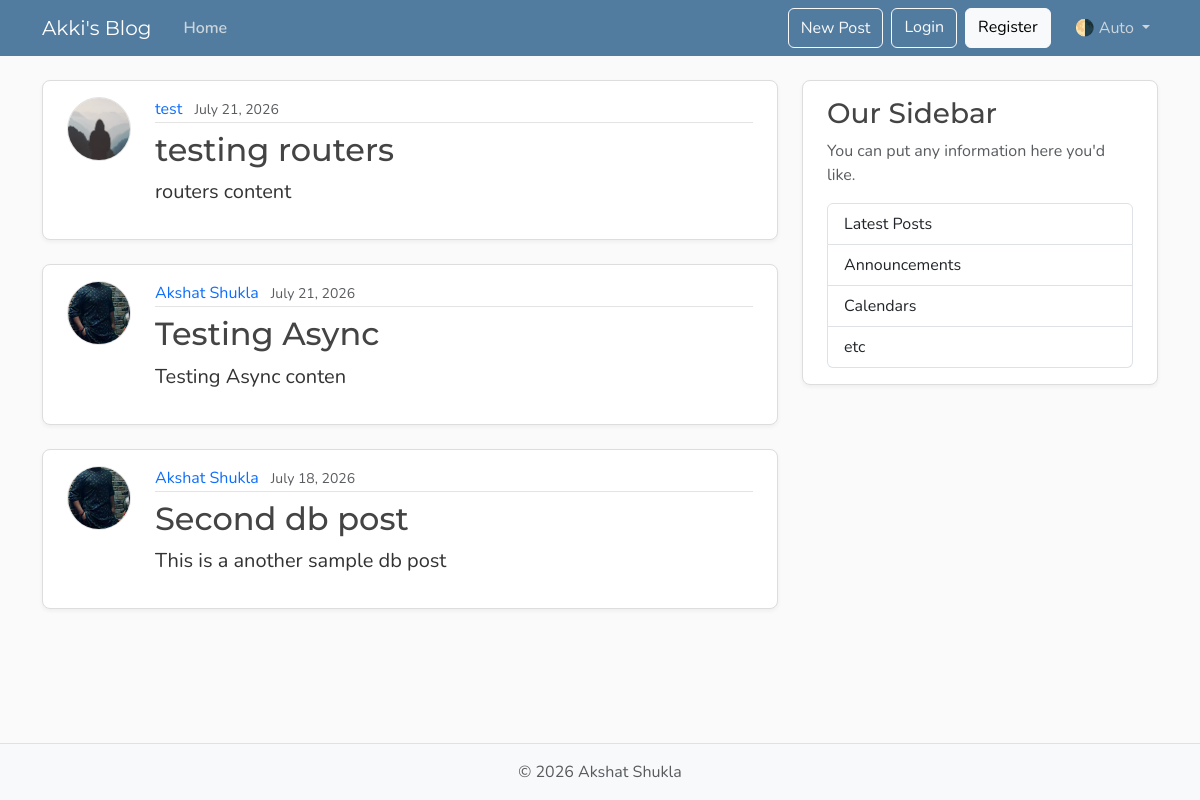
Page /posts on the earlier database version.
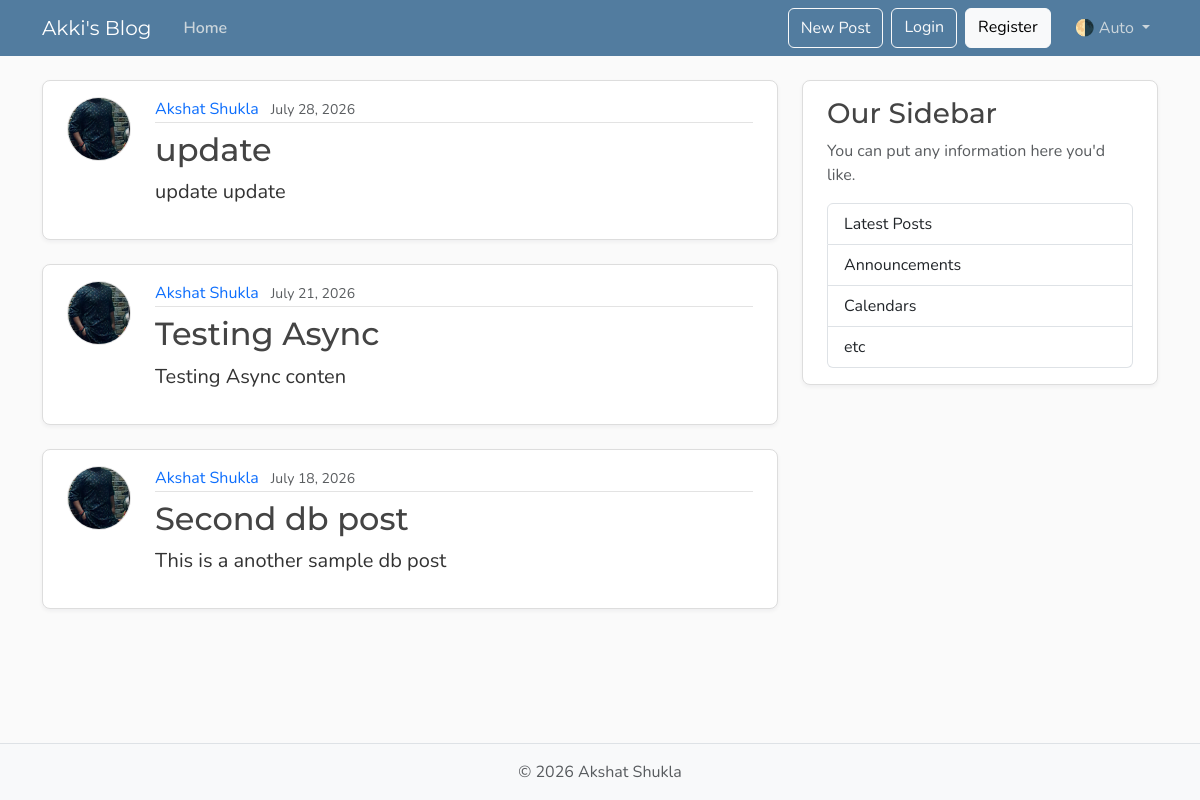
Same page on the later database version.
### models.py (models this page shows, shortened)
class Post(Base):
    __tablename__ = "posts"
    id: Mapped[int] = mapped_column(Integer, primary_key=True, index=True)
    title: Mapped[str] = mapped_column(String(100), nullable=False)
    content: Mapped[str] = mapped_column(Text, nullable=False)
    user_id: Mapped[int] = mapped_column(
        ForeignKey("users.id"),
        nullable=False,
        index=True,
    )
    date_posted: Mapped[datetime] = mapped_column(
        DateTime(timezone=True),
        default=lambda: datetime.now(UTC),
    )
    author: Mapped[User] = relationship(back_populates="posts")

class User(Base):
    __tablename__ = "users"
    id: Mapped[int] = mapped_column(Integer, primary_key=True, index=True)
    username: Mapped[str] = mapped_column(String(50), unique=True, nullable=False)
    email: Mapped[str] = mapped_column(String(120), unique=True, nullable=False)
    image_file: Mapped[str | None] = mapped_column(
        String(200),
        nullable=True,
        default=None,
    )
    posts: Mapped[list[Post]] = relationship(back_populates="author",cascade="all,delete-orphan",
    )

### main.py (the view)
@app.get("/", include_in_schema=False, name="home")
@app.get("/posts", include_in_schema=False, name="posts")
async def home(request: Request, db: Annotated[AsyncSession, Depends(get_db)]):
    result = await db.execute(
        select(models.Post).options(selectinload(models.Post.author)).order_by(models.Post.date_posted.desc()),
    )
    posts = result.scalars().all()
    return templates.TemplateResponse(
        request,
        "home.html",
        {"posts": posts, "title": "Home"},
    )

### templates/home.html
{% extends "layout.html" %}
{% block content %}
    {% for post in posts %}
        <article class="content-section py-3 px-4 mb-4">
            <div class="d-flex align-items-start gap-4">
                <img class="rounded-circle article-img flex-shrink-0"
                     src="{{ post.author.image_path }}"
                     alt="{{ post.author.username }}'s profile picture"
                     width="64"
                     height="64"
                     loading="lazy">
                <div class="flex-grow-1">
                    <div class="article-metadata mb-2">
                        <a class="me-2"
                           href="{{ url_for("user_posts", user_id=post.author.id) }}">{{ post.author.username }}</a>
                        <small class="text-body-secondary">{{ post.date_posted.strftime("%B %d, %Y") }}</small>
                    </div>
                    <h2>
                        <a class="article-title"
                           href="{{ url_for("post_page", post_id=post.id) }}">{{ post.title }}</a>
                    </h2>
                    <p class="article-content">{{ post.content }}</p>
                </div>
            </div>
        </article>
    {% endfor %}
{% endblock content %}

### templates/layout.html (shortened to what this page needs)
<!DOCTYPE html>
<html lang="en">
  <head>
    <link href="https://cdn.jsdelivr.net/npm/bootstrap@5.3.8/dist/css/bootstrap.min.css"
          rel="stylesheet"
>
    <link rel="stylesheet"
          type="text/css"
          href="{{ url_for("static", path='css/main.css') }}">
  </head>
  <body class="d-flex flex-column min-vh-100">
    <header class="site-header">
      <nav class="navbar navbar-expand-md bg-steel fixed-top"
           data-bs-theme="dark">
        <div class="container">
          <a class="navbar-brand me-4" href="{{ url_for("home") }}">Akki's Blog</a>
          <div class="collapse navbar-collapse" id="navbarToggle">
            <div class="navbar-nav me-auto">
              <a class="nav-link active"
                 aria-current="page"
                 href="{{ url_for("home") }}">Home</a>
            </div>
            <div class="navbar-nav">
              <button class="btn btn-outline-light mb-2 mb-md-0 me-md-2"
                      type="button"
                      data-bs-toggle="modal"
                      data-bs-target="#createPostModal">New Post</button>
              <a class="btn btn-outline-light mb-2 mb-md-0 me-md-2" href="#">Login</a>
              <a class="btn btn-light mb-2 mb-md-0 me-md-3" href="#">Register</a>
              <div class="nav-item dropdown">
                <a class="nav-link dropdown-toggle"
                   href="#"
                   role="button"
                   id="bd-theme"
                   data-bs-toggle="dropdown"
                   aria-expanded="false">
                  <span id="bd-theme-text">🌗 Auto</span>
                </a>
              </div>
            </div>
          </div>
        </div>
      </nav>
    </header>
    <main role="main" class="container">
      <div class="row">
        <div class="col-md-8">
          {% block content %}
          {% endblock content %}
        </div>
        <aside class="col-md-4">
          <div class="content-section py-3 px-4 mb-4">
            <h3>Our Sidebar</h3>
            <p class="text-body-secondary">You can put any information here you'd like.</p>
            <ul class="list-group">
              <li class="list-group-item">Latest Posts</li>
              <li class="list-group-item">Announcements</li>
              <li class="list-group-item">Calendars</li>
              <li class="list-group-item">etc</li>
            </ul>
          </div>
        </aside>
      </div>
    </main>
    <footer class="mt-auto py-3 bg-body-tertiary border-top">
      <div class="container text-center">
        <p class="text-body-secondary mb-0">
          © <span id="year"></span> Akshat Shukla
        </p>
      </div>
    </footer>
  </body>
</html>

### static/css/main.css (style rules this page uses)
:root { --font-heading: "Montserrat", system-ui, -apple-system, BlinkMacSystemFont, sans-serif; --font-body: "Nunito", system-ui, -apple-system, BlinkMacSystemFont, sans-serif; --color-bg-body: #fafafa; --color-bg-content: #ffffff; --color-text-primary: #333333; --color-text-heading: #444444; --color-steel: #527c9f; --color-nav-link: #cbd5db; --color-nav-link-hover: #ffffff; --color-link-hover: #428bca; --color-border: #dddddd; --color-border-light: #e3e3e3; --spacing-xl: 5rem; --article-img-size: 4rem; --account-img-size: 7.813rem; }
body { font-family: var(--font-body); background: var(--color-bg-body); color: var(--color-text-primary); }
main { padding-top: var(--spacing-xl); }
h1, h2, h3, h4, h5, h6 { font-family: var(--font-heading); color: var(--color-text-heading); }
.navbar-brand { font-family: var(--font-heading); }
a { text-decoration: none; }
.bg-steel { background-color: var(--color-steel); }
.site-header .navbar-nav .nav-link { color: var(--color-nav-link); transition: color 0.2s ease-in-out; }
.site-header .navbar-nav .nav-link.active { font-weight: 600; }
.content-section { background: var(--color-bg-content); border: 1px solid var(--color-border); border-radius: 0.5rem; box-shadow: 0 2px 4px rgba(15, 23, 42, 0.05); transition: box-shadow 0.15s ease, transform 0.15s ease, border-color 0.15s ease; }
.article-title { color: var(--color-text-heading); transition: color 0.2s ease-in-out; }
.article-content { white-space: pre-line; font-size: 1.25rem; }
.article-img { height: var(--article-img-size); width: var(--article-img-size); flex-shrink: 0; object-fit: cover; border: 1px solid var(--color-border-light); box-shadow: 0 0 0 2px var(--color-bg-content); }
.article-metadata { padding-bottom: 0.063rem; border-bottom: 1px solid var(--color-border-light); }
.article-metadata a { transition: color 0.2s ease-in-out; }
[data-bs-theme="dark"] { --color-bg-body: #1a1a1a; --color-bg-content: #2d2d2d; --color-text-primary: #e0e0e0; --color-text-heading: #f0f0f0; --color-border: #404040; --color-border-light: #4a4a4a; }

Differences in the rows shown:
removed Post: author.username (placeholder picture), author.username "test", date_posted "July 21, 2026", title "testing routers", content "routers content"
added Post: author.image_path (picture), author.username "Akshat Shukla", date_posted "July 28, 2026", title "update", content "update update"
